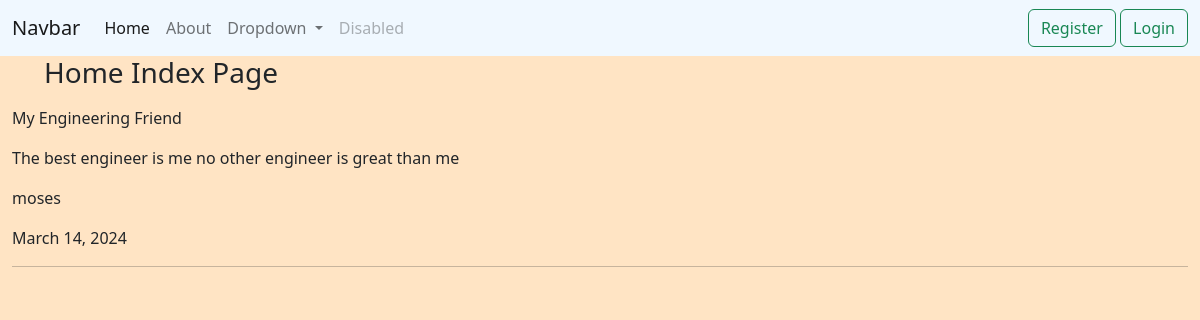
/, run on an earlier commit of the app's database.
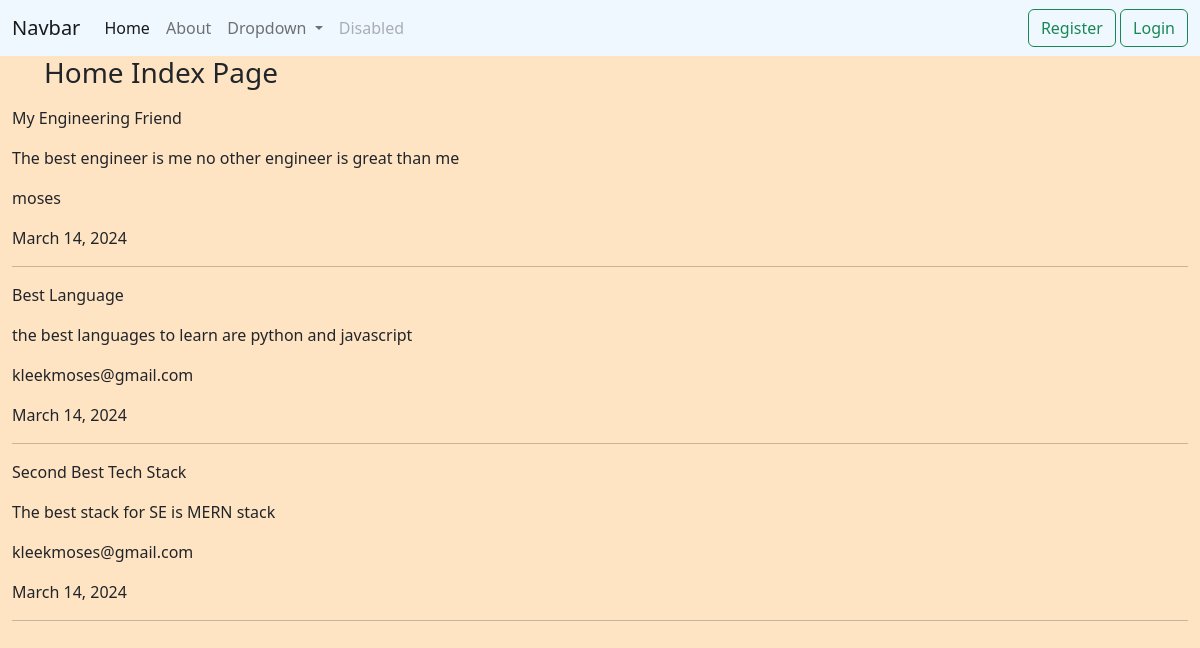
And on a later commit of the database.
### blog/models.py (models this page shows, shortened)
class Post(models.Model):
    title = models.CharField(max_length=100, )
    content = models.TextField()
    date = models.DateField(default=timezone.now)
    author = models.ForeignKey(User, on_delete=models.CASCADE, default=123)

### blog/views.py (the view)
# urls.py: path('', views.index, name='blogHome'),
def index(request):
    context = {
        'posted' : Post.objects.all()
    }
    return render(request, 'index.html', context)

### blog/templates/index.html
{% extends "base.html" %}
{% block content %}
<h3><ul>Home Index Page</ul></h3>
{% for post in posted%}
    <p>{{ post.title }}</p>
    <p>{{ post.content }}</p>
    <p>{{ post.author }}</p>
    <p>{{ post.date }}</p>
    <hr>
{% endfor %}
{% endblock  %}

### blog/templates/base.html (shortened to what this page needs)
{% load static %}
<!DOCTYPE html>
<html>
    <head>
        <link rel="stylesheet" type="text/css" href="{% static 'name.css' %}">
        <link href="https://cdn.jsdelivr.net/npm/bootstrap@5.2.0/dist/css/bootstrap.min.css" rel="stylesheet">
    </head>
    <body >
        <nav class="navbar navbar-expand-lg bg-body-tertiary " style="background-color: aliceblue !important;">
            <div class="container-fluid">
              <a class="navbar-brand" href="#">Navbar</a>
              <div class="collapse navbar-collapse" id="navbarSupportedContent">
                <ul class="navbar-nav me-auto mb-2 mb-lg-0">
                  <li class="nav-item">
                    <a class="nav-link active" aria-current="page" href="{% url 'blogHome' %}">Home</a>
                  </li>
                  <li class="nav-item">
                    <a class="nav-link" href="{% url 'blogAbout' %}">About</a>
                  </li>
                  <li class="nav-item dropdown">
                    <a class="nav-link dropdown-toggle" href="#" role="button" data-bs-toggle="dropdown" aria-expanded="false">
                      Dropdown
                    </a>
                  </li>
                  <li class="nav-item">
                    <a class="nav-link disabled" aria-disabled="true">Disabled</a>
                  </li>
                </ul>
                <div>
                  {% if user.is_authenticated %}
                    <form action="{% url 'Logout' %}" method="post">
                      {% csrf_token %}
                      <button type="submit" class="btn btn-outline-success">Logout</button>
                    </form>
                  {% else %}
                  <a class="btn btn-outline-success" href="{% url 'Register' %}">Register</a>
                  <a class="btn btn-outline-success" href="{% url 'Login' %}">Login</a>
                  {% endif %}
                </div>
              </div>
            </div>
          </nav>
          <div class="container-fluid">
            {% block content %}{% endblock %}
          </div>
    </body>
</html>

### blog/static/name.css (style rules this page uses)
body { background-color: bisque !important; }

What changed in the data, as far as the page shows it:
added Post: title "Best Language", content "the best languages to learn are python and javascript", author "kleekmoses@gmail.com", date "March 14, 2024"
added Post: title "Second Best Tech Stack", content "The best stack for SE is MERN stack", author "kleekmoses@gmail.com", date "March 14, 2024"
